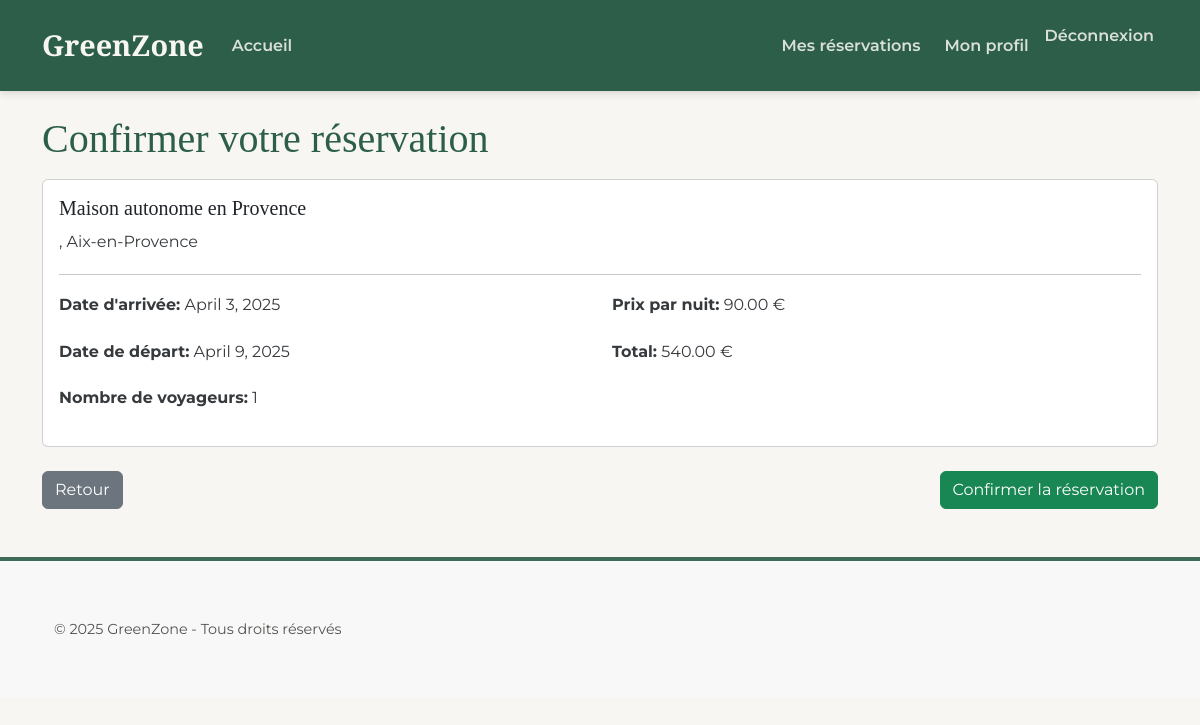
/bookings/confirm/1/ (signed in), run on the app's committed database.
### bookings/models.py (models this page shows)
class Booking(models.Model):
    STATUS_CHOICES = (
        ('pending', 'Pending'),
        ('confirmed', 'Confirmed'),
        ('cancelled', 'Cancelled'),
    )
    accommodation = models.ForeignKey(Accommodation, on_delete=models.CASCADE)
    user = models.ForeignKey('auth.User', on_delete=models.CASCADE)
    check_in_date = models.DateField()
    check_out_date = models.DateField()
    guests = models.IntegerField(default=1)
    status = models.CharField(max_length=20, choices=STATUS_CHOICES, default='pending')
    created_at = models.DateTimeField(auto_now_add=True)
    total_price = models.DecimalField(max_digits=10, decimal_places=2)

### accommodations/models.py (models this page shows, shortened)
class Accommodation(models.Model):
    title = models.CharField(max_length=200)
    description = models.TextField()
    city = models.CharField(max_length=100)
    price_per_night = models.DecimalField(max_digits=10, decimal_places=2)
    capacity = models.IntegerField(default=1)
    owner = models.ForeignKey('auth.User', on_delete=models.CASCADE)
    image = models.ImageField(upload_to='accommodations/', null=True, blank=True)  # 👈 simple et direct

### bookings/views.py (the view)
# urls.py: path('confirm/<int:pk>/', views.booking_confirm, name='booking_confirm'),
@login_required
def booking_confirm(request, pk):
    booking = get_object_or_404(Booking, pk=pk, user=request.user)
    if request.method == 'POST':
        booking.status = 'confirmed'
        booking.save()
        return redirect('booking_dashboard')
    return render(request, 'bookings/confirm.html', {'booking': booking})

### bookings/templates/bookings/confirm.html (shortened to what this page needs)
{% extends 'base.html' %}
{% block content %}
    <h1>Confirmer votre réservation</h1>
    <div class="card mb-4">
        <div class="card-body">
            <h5 class="card-title">{{ booking.accommodation.title }}</h5>
            <p>{{ booking.accommodation.address }}, {{ booking.accommodation.city }}</p>
            <hr>
            <div class="row">
                <div class="col-md-6">
                    <p><strong>Date d'arrivée:</strong> {{ booking.check_in_date }}</p>
                    <p><strong>Date de départ:</strong> {{ booking.check_out_date }}</p>
                    <p><strong>Nombre de voyageurs:</strong> {{ booking.guests }}</p>
                </div>
                <div class="col-md-6">
                    <p><strong>Prix par nuit:</strong> {{ booking.accommodation.price_per_night }} €</p>
                    <p><strong>Total:</strong> {{ booking.total_price }} €</p>
                </div>
            </div>
        </div>
    </div>
    <form method="post" action="{% url 'booking_confirm' booking.id %}">
        <div class="d-flex justify-content-between">
            <a href="{% url 'accommodation_detail' booking.accommodation.id %}" class="btn btn-secondary">Retour</a>
            <button type="submit" class="btn btn-success">Confirmer la réservation</button>
        </div>
    </form>
{% endblock %}

### static/css/main.css (style rules this page uses)
:root { --color-primary: #2c5e4a; --color-secondary: #a0d2db; --color-accent: #e57c58; --color-background-light: #f8f6f2; --color-background-medium: #e8e4dc; --color-text-dark: #312e2a; --color-text-light: #f8f6f2; --color-text-link-light: rgba(248, 246, 242, 0.85); --color-text-link-light-hover: #ffffff; --font-primary: 'Montserrat', sans-serif; --font-headings: 'Playfair Display', serif; --transition-speed: 0.3s; --transition-timing: ease-in-out; }
html { scroll-behavior: smooth; }
body { font-family: var(--font-primary); background-color: var(--color-background-light); color: var(--color-text-dark); line-height: 1.7; display: flex; flex-direction: column; min-height: 100vh; }
h1, h2, h3, h4, h5, h6 { font-family: var(--font-headings); color: var(--color-primary); margin-bottom: 1rem; }
p { margin-bottom: 1.2rem; opacity: 0.9; }
a { color: var(--color-accent); text-decoration: none; transition: color var(--transition-speed) var(--transition-timing); }

### data on the page
Booking: accommodation "Maison autonome en Provence", accommodation.city "Aix-en-Provence", check_in_date "April 3, 2025", check_out_date "April 9, 2025", guests "1", accommodation.price_per_night "90.00", total_price "540.00"
